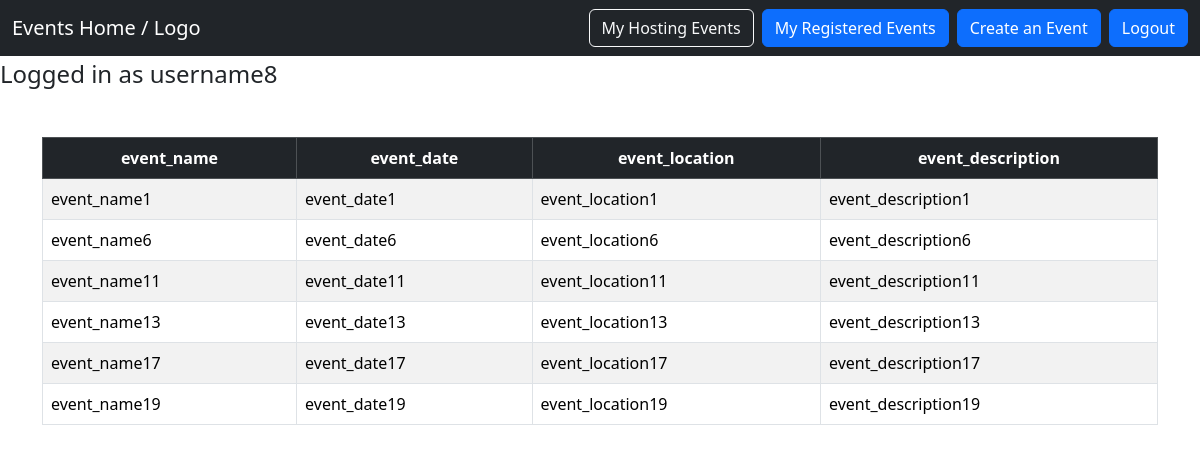
The app's page /user_owned_events (signed in) with its own data.
### tables this page shows
CREATE TABLE events (
        event_id INTEGER PRIMARY KEY AUTOINCREMENT, 
        event_name TEXT NOT NULL, 
        event_date TEXT NOT NULL, 
        event_location TEXT NOT NULL, 
        event_description TEXT NOT NULL,
        event_owner TEXT NOT NULL);

### app.py (the view)
@app.route("/user_owned_events")
def user_owned_events():
    username = session.get('username')
    if username is not None:
        headers, user_owned_events = get_owned_events(username)
        return render_template("user_owned_events.html", username=username, user_owned_events=user_owned_events, headers=headers)
    return "username not found!"

### app.py (called while the page is built)
def get_db_connection():
    if 'db' not in g:
        g.db = sqlite3.connect(DATABASE)
        return g.db

def get_owned_events(username):
    connection = get_db_connection()
    connection.row_factory = sqlite3.Row
    cursor = connection.cursor()
    cursor.execute("SELECT event_name, event_date, event_location, event_description FROM events WHERE event_owner = (?)", (username,))
    user_owned_events = cursor.fetchall()
    user_owned_events = [dict(row) for row in user_owned_events]
    headers = [description[0] for description in cursor.description]
    return headers, user_owned_events

@app.teardown_appcontext
def close_db_connection(exception):
    db = g.pop('db', None)
    if db is not None:
        db.close()

### templates/user_owned_events.html
{% extends "layout.html" %}
{% block content %}
    <h4 style="padding-top: 60px;">Logged in as {{ username}}</h4>
    <div class="container mt-5">
        <div class="table-responsive">
            <table class="table table-striped table-bordered table-hover">
                <thead class="table-dark">
                    <tr>
                        {% for header in headers %}
                            <th scope="col" class="text-center">{{ header }}</th>
                        {% endfor %}
                    </tr>
                </thead>
                <tbody>
                    {% for event in user_owned_events %}
                        <tr>
                            {% for key, value in event.items() %}
                                <td>{{ value }}</td>
                            {% endfor %}
                        </tr>
                    {% endfor %}
                </tbody>
            </table>
        </div>
    </div>
{% endblock %}

### records on screen
events: event_name "event_name1", event_date "event_date1", event_location "event_location1", event_description "event_description1"
events: event_name "event_name6", event_date "event_date6", event_location "event_location6", event_description "event_description6"
events: event_name "event_name11", event_date "event_date11", event_location "event_location11", event_description "event_description11"
events: event_name "event_name13", event_date "event_date13", event_location "event_location13", event_description "event_description13"
events: event_name "event_name17", event_date "event_date17", event_location "event_location17", event_description "event_description17"
events: event_name "event_name19", event_date "event_date19", event_location "event_location19", event_description "event_description19"

### other values on screen
{{ username }} "username8"
{{ header }} "event_name" "event_date" "event_location" "event_description"
